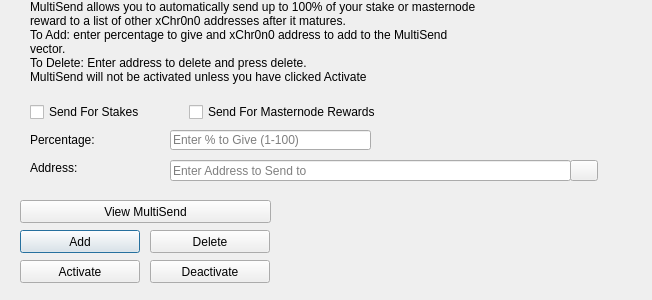
<?xml version="1.0" encoding="UTF-8"?>
<ui version="4.0">
 <class>MultiSendDialog</class>
 <widget class="QDialog" name="MultiSendDialog">
  <property name="windowModality">
   <enum>Qt::NonModal</enum>
  </property>
  <property name="geometry">
   <rect>
    <x>0</x>
    <y>0</y>
    <width>652</width>
    <height>300</height>
   </rect>
  </property>
  <property name="windowTitle">
   <string>MultiSend</string>
  </property>
  <widget class="QLineEdit" name="multiSendPercentEdit">
   <property name="geometry">
    <rect>
     <x>170</x>
     <y>130</y>
     <width>201</width>
     <height>20</height>
    </rect>
   </property>
   <property name="toolTip">
    <string>Enter whole numbers 1 - 100</string>
   </property>
   <property name="placeholderText">
    <string>Enter % to Give (1-100)</string>
   </property>
  </widget>
  <widget class="QLineEdit" name="multiSendAddressEdit">
   <property name="geometry">
    <rect>
     <x>170</x>
     <y>160</y>
     <width>401</width>
     <height>21</height>
    </rect>
   </property>
   <property name="toolTip">
    <string/>
   </property>
   <property name="placeholderText">
    <string>Enter Address to Send to</string>
   </property>
  </widget>
  <widget class="QLabel" name="label_2">
   <property name="geometry">
    <rect>
     <x>30</x>
     <y>0</y>
     <width>451</width>
     <height>121</height>
    </rect>
   </property>
   <property name="lineWidth">
    <number>1</number>
   </property>
   <property name="text">
    <string>MultiSend allows you to automatically send up to 100% of your stake or masternode reward to a list of other xChr0n0 addresses after it matures.
To Add: enter percentage to give and xChr0n0 address to add to the MultiSend vector.
To Delete: Enter address to delete and press delete.
MultiSend will not be activated unless you have clicked Activate</string>
   </property>
   <property name="alignment">
    <set>Qt::AlignLeading|Qt::AlignLeft|Qt::AlignTop</set>
   </property>
   <property name="wordWrap">
    <bool>true</bool>
   </property>
  </widget>
  <widget class="QLabel" name="message">
   <property name="geometry">
    <rect>
     <x>290</x>
     <y>200</y>
     <width>351</width>
     <height>91</height>
    </rect>
   </property>
   <property name="text">
    <string/>
   </property>
  </widget>
  <widget class="QPushButton" name="addButton">
   <property name="geometry">
    <rect>
     <x>20</x>
     <y>230</y>
     <width>120</width>
     <height>23</height>
    </rect>
   </property>
   <property name="toolTip">
    <string/>
   </property>
   <property name="statusTip">
    <string>Add to MultiSend Vector</string>
   </property>
   <property name="text">
    <string>Add</string>
   </property>
  </widget>
  <widget class="QPushButton" name="disableButton">
   <property name="geometry">
    <rect>
     <x>150</x>
     <y>260</y>
     <width>120</width>
     <height>23</height>
    </rect>
   </property>
   <property name="statusTip">
    <string>Deactivate MultiSend</string>
   </property>
   <property name="text">
    <string>Deactivate</string>
   </property>
  </widget>
  <widget class="QPushButton" name="addressBookButton">
   <property name="geometry">
    <rect>
     <x>570</x>
     <y>160</y>
     <width>28</width>
     <height>21</height>
    </rect>
   </property>
   <property name="toolTip">
    <string>Choose an address from the address book</string>
   </property>
   <property name="text">
    <string/>
   </property>
   <property name="icon">
    <iconset resource="../xChr0n0.qrc">
     <normaloff>:/icons/address-book</normaloff>:/icons/address-book</iconset>
   </property>
   <property name="shortcut">
    <string>Alt+A</string>
   </property>
   <property name="autoDefault">
    <bool>false</bool>
   </property>
  </widget>
  <widget class="QLabel" name="label">
   <property name="geometry">
    <rect>
     <x>30</x>
     <y>130</y>
     <width>121</width>
     <height>20</height>
    </rect>
   </property>
   <property name="toolTip">
    <string>Percentage of stake to send</string>
   </property>
   <property name="text">
    <string>Percentage:</string>
   </property>
  </widget>
  <widget class="QLabel" name="label_5">
   <property name="geometry">
    <rect>
     <x>30</x>
     <y>160</y>
     <width>111</width>
     <height>16</height>
    </rect>
   </property>
   <property name="toolTip">
    <string>Address to send portion of stake to</string>
   </property>
   <property name="text">
    <string>Address:</string>
   </property>
  </widget>
  <widget class="QPushButton" name="deleteButton">
   <property name="geometry">
    <rect>
     <x>150</x>
     <y>230</y>
     <width>120</width>
     <height>23</height>
    </rect>
   </property>
   <property name="toolTip">
    <string/>
   </property>
   <property name="statusTip">
    <string>Delete Address From MultiSend Vector</string>
   </property>
   <property name="text">
    <string>Delete</string>
   </property>
  </widget>
  <widget class="QPushButton" name="activateButton">
   <property name="geometry">
    <rect>
     <x>20</x>
     <y>260</y>
     <width>120</width>
     <height>23</height>
    </rect>
   </property>
   <property name="statusTip">
    <string>Activate MultiSend</string>
   </property>
   <property name="text">
    <string>Activate</string>
   </property>
  </widget>
  <widget class="QPushButton" name="viewButton">
   <property name="geometry">
    <rect>
     <x>20</x>
     <y>200</y>
     <width>251</width>
     <height>23</height>
    </rect>
   </property>
   <property name="toolTip">
    <string/>
   </property>
   <property name="statusTip">
    <string>View MultiSend Vector</string>
   </property>
   <property name="text">
    <string>View MultiSend</string>
   </property>
  </widget>
  <widget class="QWidget" name="horizontalLayoutWidget">
   <property name="geometry">
    <rect>
     <x>30</x>
     <y>100</y>
     <width>351</width>
     <height>24</height>
    </rect>
   </property>
   <layout class="QHBoxLayout" name="horizontalLayout">
    <item>
     <widget class="QCheckBox" name="multiSendStakeCheckBox">
      <property name="text">
       <string>Send For Stakes</string>
      </property>
     </widget>
    </item>
    <item>
     <widget class="QCheckBox" name="multiSendMasternodeCheckBox">
      <property name="text">
       <string>Send For Masternode Rewards</string>
      </property>
     </widget>
    </item>
   </layout>
  </widget>
 </widget>
 <resources>
  <include location="../xChr0n0.qrc"/>
 </resources>
 <connections/>
</ui>
